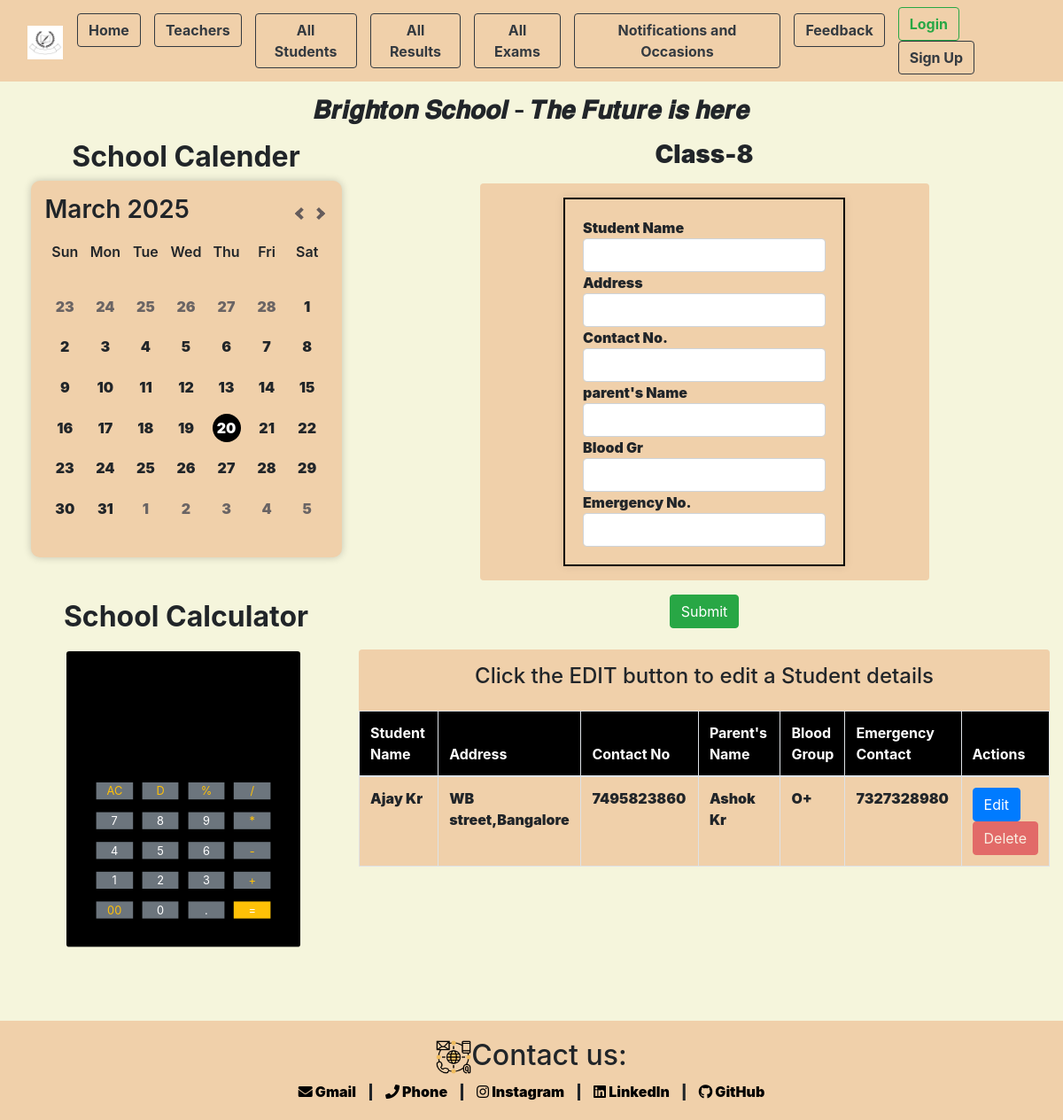
The page /class/eight/ on the database as committed earlier.
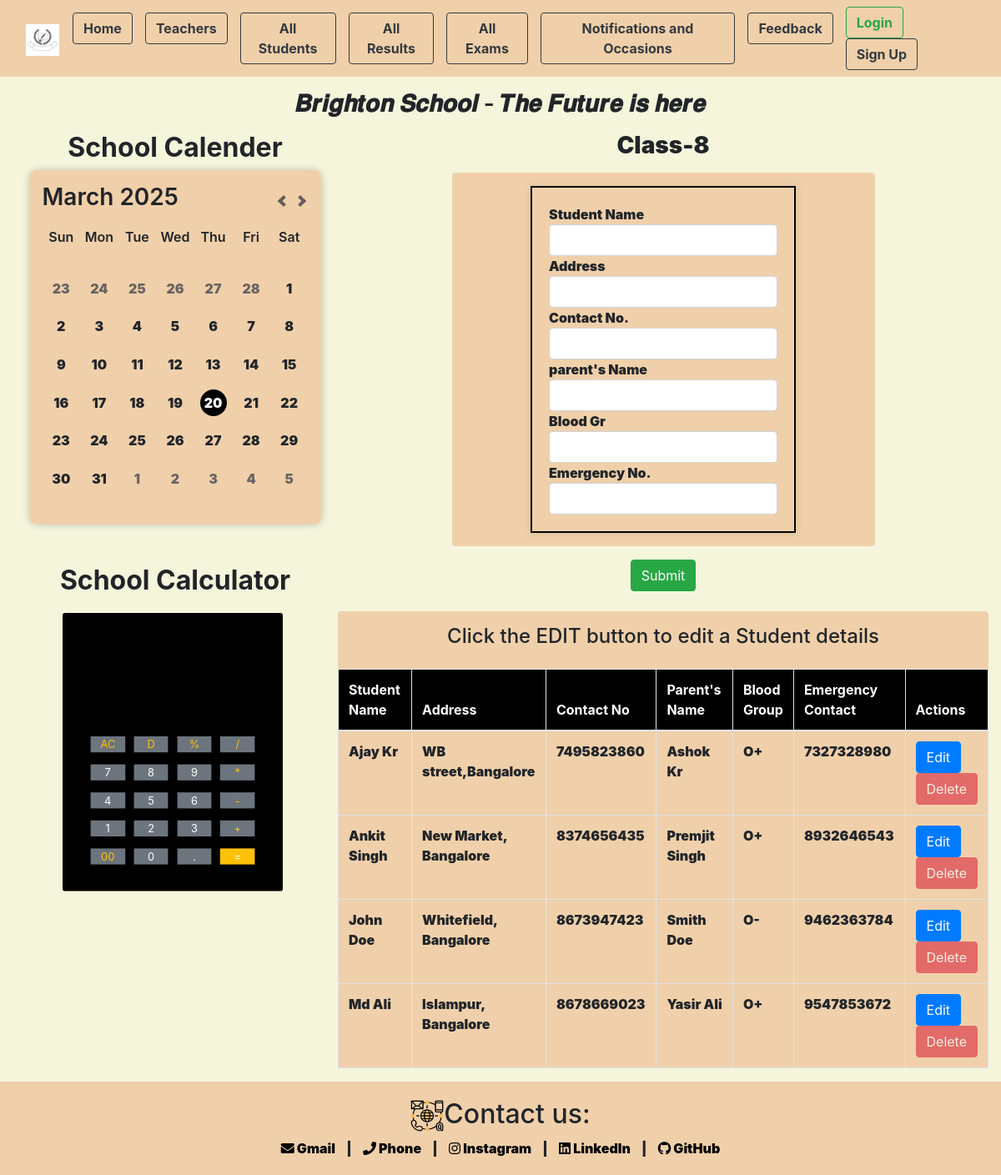
The same page on the database as committed later.
### app/models.py (models this page shows, shortened)
class Student(models.Model):
    class_name = models.ForeignKey(all_students, on_delete=models.CASCADE, related_name='students',null=True,blank=True)
    st_name=models.CharField(max_length=100)
    address=models.CharField(max_length=400)
    contact_no=models.IntegerField(null=True)
    parents_names=models.CharField(max_length=400)
    blood_gr=models.CharField(max_length=10)
    emergency=models.IntegerField(null=True)

### app/views.py (the view, shortened to what this page needs)
# urls.py: path('class/<slug:slug>/',views.class_students,name="class_students"),
def class_students(request, slug):
    class_instance = get_object_or_404(all_students, slug=slug)
    students = Student.objects.filter(class_name=class_instance).order_by('st_name')
    form = StudentForm()
    context = {'students': students, 'class_instance': class_instance, 'form': form}
    return render(request, 'app/students.html', context)

### app/forms.py
class StudentForm(forms.ModelForm):
    class Meta:
        model=Student
        fields = ['st_name', 'address', 'contact_no', 'parents_names', 'blood_gr', 'emergency']

### app/templates/app/students.html (shortened to what this page needs)
{% extends "base_template/base.html" %}
{% load static %}
{% block content %}
<div class="col-lg-8 col-md-8 col-sm-12 main-content">
    <h3 class="text-center mb-3"><strong>{{ class_instance.class_name }}</strong></h3>
    <form id="studentForm" method="POST" novalidate>
        <div class="container row box_clr d-flex justify-content-center align-items-center mb-3 rounded p-3" style="width: 65%; margin: 0 auto;">
            <div class="box_clr" style="border: 2px solid #000; padding: 20px; box-shadow: 0 0 10px rgba(0, 0, 0, 0.1);">
                <input type="hidden" name="student_id" id="student_id" value=""><b>Student Name</b>
                <input class="text-center form-control" type="text" name="st_name" id="id_st_name" value=""><strong>Address</strong>
                <input class="text-center form-control" type="text" name="address" id="id_address" value=""><strong>Contact No.</strong>
                <input class="text-center form-control" type="text" name="contact_no" id="id_contact_no" value=""><strong>parent's Name</strong>
                <input class="text-center form-control" type="text" name="parents_names" id="id_parents_names" value=""><strong>Blood Gr</strong>
                <input class="text-center form-control" type="text" name="blood_gr" id="id_blood_gr" value=""><strong>Emergency No.</strong>
                <input class="text-center form-control" type="text" name="emergency" id="id_emergency" value=""><strong></strong>
            </div>
        </div>
        <button type="submit" class="btn btn-success" style="display: block; margin: 0 auto;">Submit</button>
        <div class="box_clr mt-4 rounded">
        <h4 class="text-center fw-bolder mt-2 pt-3">Click the EDIT button to edit a Student details</h4>
        <table class="table table-bordered rounded box_clr mt-4">
            <thead style="font-weight: 900; background-color: black; color: white;">
                <tr>
                    <th class="address-col">Student Name</th>
                    <th class="address-col">Address</th>
                    <th class="address-col">Contact No</th>
                    <th class="address-col">Parent's Name</th>
                    <th>Blood Group</th>
                    <th class="address-col">Emergency Contact</th>
                    <th>Actions</th>
                </tr>
            </thead>
            <tbody>
                {% for student in students %}
                <tr id="student-{{ student.id }}">
                    <td>{{ student.st_name }}</td>
                    <td>{{ student.address }}</td>
                    <td>{{ student.contact_no }}</td>
                    <td>{{ student.parents_names }}</td>
                    <td>{{ student.blood_gr }}</td>
                    <td>{{ student.emergency }}</td>
                    <td>
                        <button type="button" class="btn btn-primary edit-btn" data-id="{{ student.id }}">Edit</button>
                        <button type="button" class="btn btn-danger delete-btn" disabled data-id="{{ student.id }}">Delete</button>
                    </td>
                </tr>
                {% endfor %}
            </tbody>
        </table>
    </div>
    </form>
</div>
{% endblock content %}

Rows that differ between the two databases and show on the page:
added Student: st_name "Ankit Singh", address "New Market, Bangalore", contact_no "8374656435", parents_names "Premjit Singh", blood_gr "O+", emergency "8932646543"
added Student: st_name "John Doe", address "Whitefield, Bangalore", contact_no "8673947423", parents_names "Smith Doe", blood_gr "O-", emergency "9462363784"
added Student: st_name "Md Ali", address "Islampur, Bangalore", contact_no "8678669023", parents_names "Yasir Ali", blood_gr "O+", emergency "9547853672"
